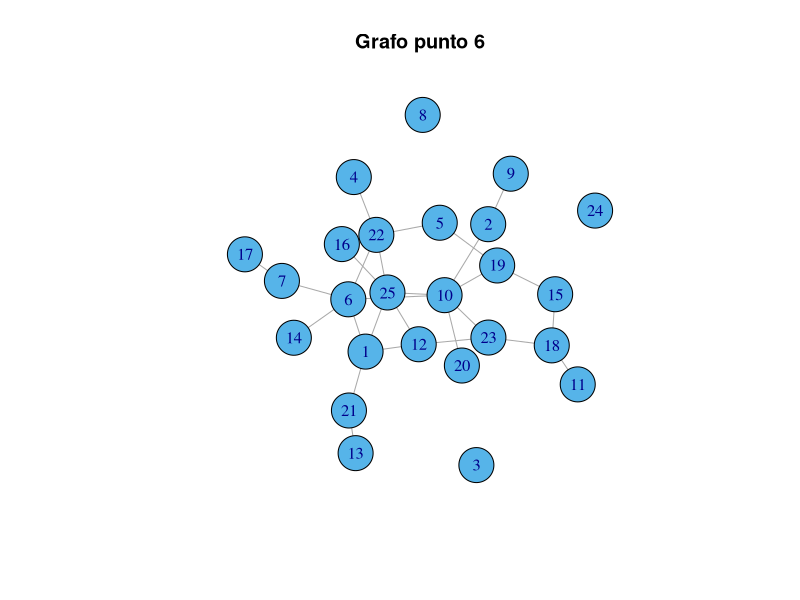

Generate this figure with R:
## ---- chunk 1
library(igraph)
library(dplyr)
library(stringi)
## ---- chunk 2
n=25
a=(n*(n-1))/2

adymatrix<-matrix(rep(0,25*25), 25 , 25)

set.seed(123)
triady<-rbinom(a,1,0.1)
adymatrix[lower.tri(adymatrix, diag=FALSE)]<-triady

adymatrix<-adymatrix+t(adymatrix)

isSymmetric(adymatrix)

## ---- chunk 3
n <- dim(adymatrix)[1]
A <- NULL
for (i in 1:(n-1)) 
  for (j in (i+1):n) 
    if (adymatrix[i,j] == 1) 
      A <- rbind(A, c(i,j))
class(A)
## ---- chunk 4
va<-as.matrix(ifelse(colMeans(adymatrix)==0, yes = "Aislado", no="Enlazado"))

B <- NULL
for (i in 1:(n)) {
   if (colMeans(adymatrix)[i] == 0) 
       B <- rbind(B, i) }

## ---- chunk 5
grafop6 <- graph_from_adjacency_matrix(adjmatrix = adymatrix, mode = "undirected")
set.seed(42)
plot(grafop6, vertex.label.size = 1.2, vertex.size = 20, vertex.color = 2,layout = layout_with_fr)
title(main = "Grafo punto 6")

